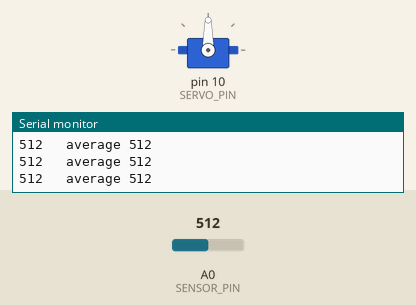
Recording of a sketch running on a simulated Arduino Uno, built with avr-gcc and run on an emulated ATmega328P. Shown: servo, the last lines printed to the serial monitor. The inputs (shaded band) are chosen by the test bench; at power-on: A0 (SENSOR_PIN) = 512.

Above: at 1.2 s.
1.3 s: A0 (SENSOR_PIN) set to 469
2.8 s: A0 (SENSOR_PIN) set to 442
4.3 s: A0 (SENSOR_PIN) set to 306
At 4.47 s:
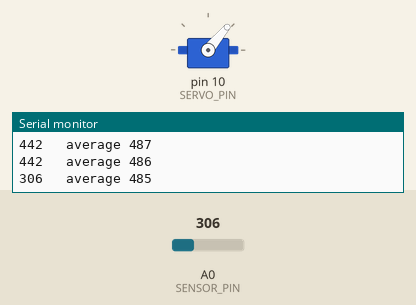
At 5.37 s:
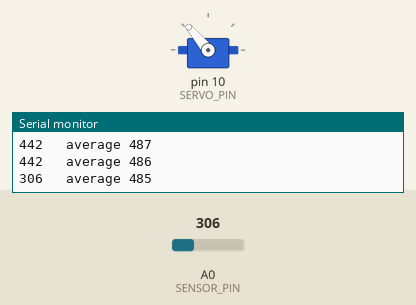
Timing chart, 0 to 7.6 s (numbered marks = the images above; inputs shaded):
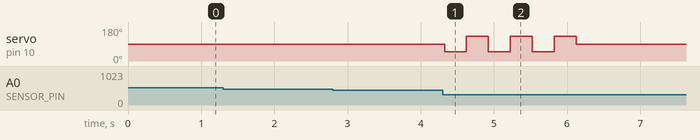

The sketch:

b10.ino
```cpp
// MakerNest Origins · bench 10 · a servo that waves when somebody walks past
// Nobody can walk past without blocking some light. The light sensor on A0 keeps a slow
// average of the room. A sudden drop below that average means a shadow: somebody is there.
// The servo on row 10 waves three times.

#include <Servo.h>

const int SENSOR_PIN = A0;
const int SERVO_PIN = 10;
const int DROP = 60;          // how big a sudden drop counts as a shadow
const int REST = 90;          // the arm's resting angle, in degrees

Servo arm;
float average = 0;

void wave() {
  for (int i = 0; i < 3; i++) {
    arm.write(REST - 40);
    delay(300);
    arm.write(REST + 40);
    delay(300);
  }
  arm.write(REST);
}

void setup() {
  arm.attach(SERVO_PIN);
  arm.write(REST);
  Serial.begin(9600);
  average = analogRead(SENSOR_PIN);
}

void loop() {
  int light = analogRead(SENSOR_PIN);
  Serial.print(light);
  Serial.print("   average ");
  Serial.println((int)average);

  if (light < average - DROP) {
    wave();
    delay(1500);                      // let the person walk on
    average = analogRead(SENSOR_PIN); // and start the average again
  } else {
    average = average * 0.98 + light * 0.02;   // follow the room slowly
  }
  delay(100);
}
```

Measured:
- after the input at 4.3 s, servo on pin 10 (SERVO_PIN): 90° → 50° at once, then repeats every 0.60 s: 130° 0.30 s, 50° 0.30 s, until it stays 90° from 6.1 s
